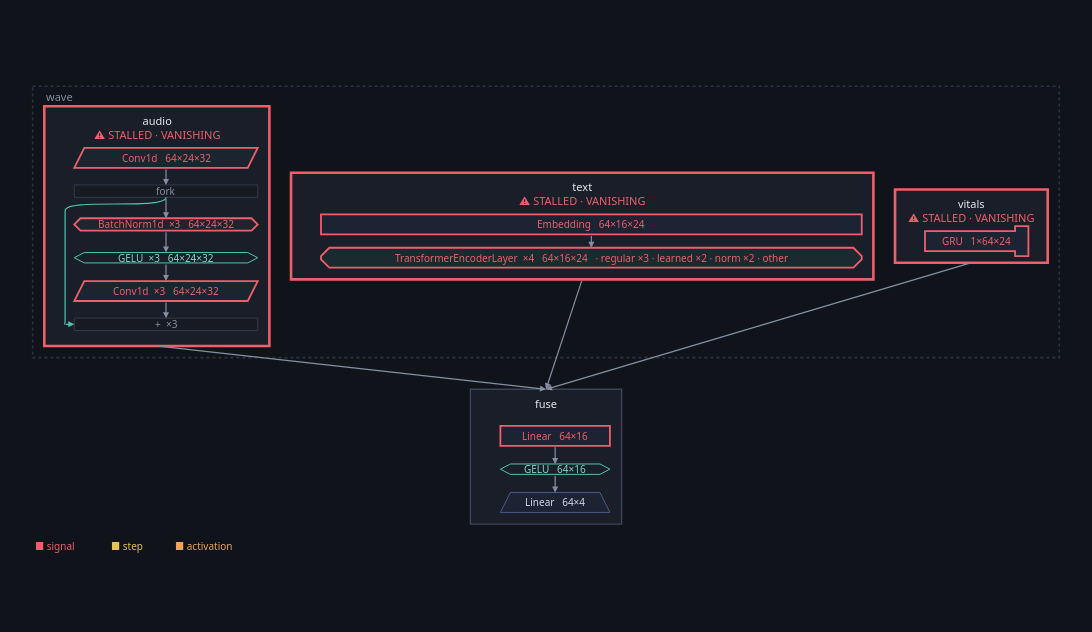

The cell this chart's notebook holds for it:
### Markdown cell above
Not one flag: a wreck, and in several places at once. **Where** is the
question a graph of four nodes actually raises, and the graph answers it:

### Code cell
overlaid(hot, store, run="2-problem", inside=architecture(hot, ONE))

### Figure 1 — Plotly figure (JSON) as saved in the notebook; plotly's stock layout.template omitted (floating-point values rounded to 4 significant figures)
{"data": [{"hoverinfo": "text", "hovertext": ["<b>audio</b><br>class: Audio<br>device: cpu<br><br><b>VANISHING</b><br><b>STALLED</b>", "<b>text</b><br>class: Text<br>device: cpu<br><br><b>VANISHING</b><br><b>STALLED</b>", "<b>vitals</b><br>class: Vitals<br>device: cpu<br><br><b>VANISHING</b><br><b>STALLED</b>", "<b>fuse</b><br>class: Fuse<br>device: cpu"], "marker": {"opacity": 0, "size": 1}, "mode": "markers", "showlegend": false, "type": "scatter", "x": [149.2, 660.2, 1128.0, 616.7], "y": [168.0, 168.0, 168.0, 445.0]}], "layout": {"annotations": [{"align": "left", "font": {"color": "#868ea3", "family": "system-ui, -apple-system, Segoe UI, Roboto, sans-serif", "size": 11}, "showarrow": false, "text": "wave", "x": 14.0, "xanchor": "left", "y": 12.0, "yanchor": "middle"}, {"align": "center", "font": {"color": "#e7e9ef", "family": "system-ui, -apple-system, Segoe UI, Roboto, sans-serif", "size": 11}, "showarrow": false, "text": "audio<br><span style='color:#ef5f6b'>⚠ STALLED · VANISHING</span>", "x": 149.2, "xanchor": "center", "y": 49.0, "yanchor": "middle"}, {"align": "center", "font": {"color": "#ef5f6b", "family": "system-ui, -apple-system, Segoe UI, Roboto, sans-serif", "size": 10}, "showarrow": false, "text": "Conv1d   64×24×32", "x": 160.2, "xanchor": "center", "y": 86.0, "yanchor": "middle"}, {"align": "center", "font": {"color": "#868ea3", "family": "system-ui, -apple-system, Segoe UI, Roboto, sans-serif", "size": 10}, "showarrow": false, "text": "fork", "x": 160.2, "xanchor": "center", "y": 126.0, "yanchor": "middle"}, {"align": "center", "font": {"color": "#ef5f6b", "family": "system-ui, -apple-system, Segoe UI, Roboto, sans-serif", "size": 10}, "showarrow": false, "text": "BatchNorm1d  ×3   64×24×32", "x": 160.2, "xanchor": "center", "y": 166.0, "yanchor": "middle"}, {"align": "center", "font": {"color": "#7fd8c9", "family": "system-ui, -apple-system, Segoe UI, Roboto, sans-serif", "size": 10}, "showarrow": false, "text": "GELU  ×3   64×24×32", "x": 160.2, "xanchor": "center", "y": 206.0, "yanchor": "middle"}, {"align": "center", "font": {"color": "#ef5f6b", "family": "system-ui, -apple-system, Segoe UI, Roboto, sans-serif", "size": 10}, "showarrow": false, "text": "Conv1d  ×3   64×24×32", "x": 160.2, "xanchor": "center", "y": 246.0, "yanchor": "middle"}, {"align": "center", "font": {"color": "#868ea3", "family": "system-ui, -apple-system, Segoe UI, Roboto, sans-serif", "size": 10}, "showarrow": false, "text": "+  ×3", "x": 160.2, "xanchor": "center", "y": 286.0, "yanchor": "middle"}, {"align": "center", "font": {"color": "#e7e9ef", "family": "system-ui, -apple-system, Segoe UI, Roboto, sans-serif", "size": 11}, "showarrow": false, "text": "text<br><span style='color:#ef5f6b'>⚠ STALLED · VANISHING</span>", "x": 660.2, "xanchor": "center", "y": 129.0, "yanchor": "middle"}, {"align": "center", "font": {"color": "#ef5f6b", "family": "system-ui, -apple-system, Segoe UI, Roboto, sans-serif", "size": 10}, "showarrow": false, "text": "Embedding   64×16×24", "x": 671.2, "xanchor": "center", "y": 166.0, "yanchor": "middle"}, {"align": "center", "font": {"color": "#ef5f6b", "family": "system-ui, -apple-system, Segoe UI, Roboto, sans-serif", "size": 10}, "showarrow": false, "text": "TransformerEncoderLayer  ×4   64×16×24   · regular ×3 · learned ×2 · norm ×2 · other", "x": 671.2, "xanchor": "center", "y": 206.0, "yanchor": "middle"}, {"align": "center", "font": {"color": "#e7e9ef", "family": "system-ui, -apple-system, Segoe UI, Roboto, sans-serif", "size": 11}, "showarrow": false, "text": "vitals<br><span style='color:#ef5f6b'>⚠ STALLED · VANISHING</span>", "x": 1128.0, "xanchor": "center", "y": 149.0, "yanchor": "middle"}, {"align": "center", "font": {"color": "#ef5f6b", "family": "system-ui, -apple-system, Segoe UI, Roboto, sans-serif", "size": 10}, "showarrow": false, "text": "GRU   1×64×24", "x": 1134.0, "xanchor": "center", "y": 186.0, "yanchor": "middle"}, {"align": "center", "font": {"color": "#e7e9ef", "family": "system-ui, -apple-system, Segoe UI, Roboto, sans-serif", "size": 11}, "showarrow": false, "text": "fuse", "x": 616.7, "xanchor": "center", "y": 381.5, "yanchor": "middle"}, {"align": "center", "font": {"color": "#ef5f6b", "family": "system-ui, -apple-system, Segoe UI, Roboto, sans-serif", "size": 10}, "showarrow": false, "text": "Linear   64×16", "x": 627.7, "xanchor": "center", "y": 420.0, "yanchor": "middle"}, {"align": "center", "font": {"color": "#7fd8c9", "family": "system-ui, -apple-system, Segoe UI, Roboto, sans-serif", "size": 10}, "showarrow": false, "text": "GELU   64×16", "x": 627.7, "xanchor": "center", "y": 460.0, "yanchor": "middle"}, {"align": "center", "font": {"color": "#cfd8ee", "family": "system-ui, -apple-system, Segoe UI, Roboto, sans-serif", "size": 10}, "showarrow": false, "text": "Linear   64×4", "x": 627.7, "xanchor": "center", "y": 500.0, "yanchor": "middle"}, {"arrowcolor": "#868ea3", "arrowhead": 2, "arrowsize": 1, "arrowwidth": 1.2, "ax": 160.2, "axref": "x", "ay": 133.4, "ayref": "y", "showarrow": true, "text": "", "x": 160.2, "xref": "x", "y": 158.6, "yref": "y"}, {"arrowcolor": "#868ea3", "arrowhead": 2, "arrowsize": 1, "arrowwidth": 1.2, "ax": 160.2, "axref": "x", "ay": 173.4, "ayref": "y", "showarrow": true, "text": "", "x": 160.2, "xref": "x", "y": 199.8, "yref": "y"}, {"arrowcolor": "#868ea3", "arrowhead": 2, "arrowsize": 1, "arrowwidth": 1.2, "ax": 160.2, "axref": "x", "ay": 212.2, "ayref": "y", "showarrow": true, "text": "", "x": 160.2, "xref": "x", "y": 234.0, "yref": "y"}, {"arrowcolor": "#4fc3b0", "arrowhead": 2, "arrowsize": 1, "arrowwidth": 1.2, "ax": 38.0, "axref": "x", "ay": 286.0, "ayref": "y", "showarrow": true, "text": "", "x": 50.0, "xref": "x", "y": 286.0, "yref": "y"}, {"arrowcolor": "#868ea3", "arrowhead": 2, "arrowsize": 1, "arrowwidth": 1.2, "ax": 160.2, "axref": "x", "ay": 258.0, "ayref": "y", "showarrow": true, "text": "", "x": 160.2, "xref": "x", "y": 278.6, "yref": "y"}, {"arrowcolor": "#868ea3", "arrowhead": 2, "arrowsize": 1, "arrowwidth": 1.2, "ax": 160.2, "axref": "x", "ay": 98.0, "ayref": "y", "showarrow": true, "text": "", "x": 160.2, "xref": "x", "y": 118.6, "yref": "y"}, {"arrowcolor": "#868ea3", "arrowhead": 2, "arrowsize": 1, "arrowwidth": 1.2, "ax": 671.2, "axref": "x", "ay": 178.0, "ayref": "y", "showarrow": true, "text": "", "x": 671.2, "xref": "x", "y": 194.0, "yref": "y"}, {"arrowcolor": "#868ea3", "arrowhead": 2, "arrowsize": 1, "arrowwidth": 1.2, "ax": 627.7, "axref": "x", "ay": 432.0, "ayref": "y", "showarrow": true, "text": "", "x": 627.7, "xref": "x", "y": 453.8, "yref": "y"}, {"arrowcolor": "#868ea3", "arrowhead": 2, "arrowsize": 1, "arrowwidth": 1.2, "ax": 627.7, "axref": "x", "ay": 466.2, "ayref": "y", "showarrow": true, "text": "", "x": 627.7, "xref": "x", "y": 488.0, "yref": "y"}, {"arrowcolor": "#868ea3", "arrowhead": 2, "arrowsize": 1, "arrowwidth": 1.2, "ax": 149.2, "axref": "x", "ay": 312.0, "ayref": "y", "showarrow": true, "text": "", "x": 616.7, "xref": "x", "y": 364.0, "yref": "y"}, {"arrowcolor": "#868ea3", "arrowhead": 2, "arrowsize": 1, "arrowwidth": 1.2, "ax": 660.2, "axref": "x", "ay": 232.0, "ayref": "y", "showarrow": true, "text": "", "x": 616.7, "xref": "x", "y": 364.0, "yref": "y"}, {"arrowcolor": "#868ea3", "arrowhead": 2, "arrowsize": 1, "arrowwidth": 1.2, "ax": 1128.0, "axref": "x", "ay": 212.0, "ayref": "y", "showarrow": true, "text": "", "x": 616.7, "xref": "x", "y": 364.0, "yref": "y"}, {"align": "left", "font": {"color": "#ef5f6b", "family": "system-ui, -apple-system, Segoe UI, Roboto, sans-serif", "size": 10}, "showarrow": false, "text": "■ signal", "x": 0.0, "xanchor": "left", "y": 552.0, "yanchor": "middle"}, {"align": "left", "font": {"color": "#e6c25a", "family": "system-ui, -apple-system, Segoe UI, Roboto, sans-serif", "size": 10}, "showarrow": false, "text": "■ step", "x": 92.0, "xanchor": "left", "y": 552.0, "yanchor": "middle"}, {"align": "left", "font": {"color": "#f0a35e", "family": "system-ui, -apple-system, Segoe UI, Roboto, sans-serif", "size": 10}, "showarrow": false, "text": "■ activation", "x": 169.2, "xanchor": "left", "y": 552.0, "yanchor": "middle"}], "font": {"color": "#e7e9ef", "family": "system-ui, -apple-system, Segoe UI, Roboto, sans-serif", "size": 12}, "height": 632.0, "hoverlabel": {"align": "left", "bgcolor": "#1a1e28", "bordercolor": "#2c3242", "font": {"color": "#e7e9ef", "family": "system-ui, -apple-system, Segoe UI, Roboto, sans-serif"}}, "legend": {"bgcolor": "rgba(0,0,0,0)", "font": {"color": "#868ea3"}, "orientation": "h", "x": 1, "xanchor": "right", "y": 1.02, "yanchor": "bottom"}, "margin": {"b": 16, "l": 16, "r": 16, "t": 16}, "paper_bgcolor": "#101319", "plot_bgcolor": "#101319", "shapes": [{"fillcolor": "rgba(0,0,0,0)", "layer": "below", "line": {"color": "#2c3242", "dash": "dot", "width": 1.6}, "type": "rect", "x0": 0.0, "x1": 1233.0, "y0": 0.0, "y1": 326.0}, {"fillcolor": "#1a1e28", "layer": "below", "line": {"color": "#ef5f6b", "width": 2.6}, "type": "rect", "x0": 14.0, "x1": 284.4, "y0": 24.0, "y1": 312.0}, {"fillcolor": "#1b2530", "layer": "below", "line": {"color": "#ef5f6b", "width": 1.8}, "path": "M 62.0,74.0 L 270.4,74.0 L 258.4,98.0 L 50.0,98.0 Z", "type": "path", "xref": "x", "yref": "y"}, {"fillcolor": "#171a22", "layer": "below", "line": {"color": "#333a4b", "width": 1.0}, "path": "M 50.0,118.56 L 270.4,118.56 L 270.4,133.44 L 50.0,133.44 Z", "type": "path", "xref": "x", "yref": "y"}, {"fillcolor": "#20242e", "layer": "below", "line": {"color": "#ef5f6b", "width": 1.8}, "path": "M 57.44,158.56 L 262.96,158.56 L 270.4,166.0 L 262.96,173.44 L 57.44,173.44 L 50.0,166.0 Z", "type": "path", "xref": "x", "yref": "y"}, {"fillcolor": "rgba(0,0,0,0)", "layer": "below", "line": {"color": "#4fc3b0", "width": 1.0}, "path": "M 50.0,206.0 L 62.0,199.76 L 258.4,199.76 L 270.4,206.0 L 258.4,212.23999999999998 L 62.0,212.23999999999998 Z", "type": "path", "xref": "x", "yref": "y"}, {"fillcolor": "#1b2530", "layer": "below", "line": {"color": "#ef5f6b", "width": 1.8}, "path": "M 62.0,234.0 L 270.4,234.0 L 258.4,258.0 L 50.0,258.0 Z", "type": "path", "xref": "x", "yref": "y"}, {"fillcolor": "#171a22", "layer": "below", "line": {"color": "#333a4b", "width": 1.0}, "path": "M 50.0,278.56 L 270.4,278.56 L 270.4,293.44 L 50.0,293.44 Z", "type": "path", "xref": "x", "yref": "y"}, {"fillcolor": "#1a1e28", "layer": "below", "line": {"color": "#ef5f6b", "width": 2.6}, "type": "rect", "x0": 310.4, "x1": 1010.0, "y0": 104.0, "y1": 232.0}, {"fillcolor": "#1c2333", "layer": "below", "line": {"color": "#ef5f6b", "width": 1.8}, "path": "M 346.4,154.0 L 996.0,154.0 L 996.0,178.0 L 346.4,178.0 Z", "type": "path", "xref": "x", "yref": "y"}, {"fillcolor": "#1b2a2f", "layer": "below", "line": {"color": "#ef5f6b", "width": 1.8}, "path": "M 356.4,194.0 L 986.0,194.0 L 996.0,204.0 L 996.0,208.0 L 986.0,218.0 L 356.4,218.0 L 346.4,208.0 L 346.4,204.0 Z", "type": "path", "xref": "x", "yref": "y"}, {"fillcolor": "#1a1e28", "layer": "below", "line": {"color": "#ef5f6b", "width": 2.6}, "type": "rect", "x0": 1036.0, "x1": 1219.0, "y0": 124.0, "y1": 212.0}, {"fillcolor": "#1c2333", "layer": "below", "line": {"color": "#ef5f6b", "width": 1.8}, "path": "M 1072.0,174.0 L 1180.2,174.0 L 1180.2,168.0 L 1196.2,168.0 L 1196.2,204.0 L 1180.2,204.0 L 1180.2,198.0 L 1072.0,198.0 Z", "type": "path", "xref": "x", "yref": "y"}, {"fillcolor": "#1a1e28", "layer": "below", "line": {"color": "#3d4459", "width": 1.4}, "type": "rect", "x0": 525.9, "x1": 707.5, "y0": 364.0, "y1": 526.0}, {"fillcolor": "#1c2333", "layer": "below", "line": {"color": "#ef5f6b", "width": 1.8}, "path": "M 561.9000000000001,408.0 L 693.5000000000001,408.0 L 693.5000000000001,432.0 L 561.9000000000001,432.0 Z", "type": "path", "xref": "x", "yref": "y"}, {"fillcolor": "rgba(0,0,0,0)", "layer": "below", "line": {"color": "#4fc3b0", "width": 1.0}, "path": "M 561.9000000000001,460.0 L 573.9000000000001,453.76 L 681.5000000000001,453.76 L 693.5000000000001,460.0 L 681.5000000000001,466.24 L 573.9000000000001,466.24 Z", "type": "path", "xref": "x", "yref": "y"}, {"fillcolor": "#1c2333", "layer": "below", "line": {"color": "#4a5a86", "width": 1.0}, "path": "M 573.9000000000001,488.0 L 681.5000000000001,488.0 L 693.5000000000001,512.0 L 561.9000000000001,512.0 Z", "type": "path", "xref": "x", "yref": "y"}, {"layer": "below", "line": {"color": "#4fc3b0", "width": 1.2}, "path": "M 160.2,133.44 C 160.2,149.44 39.0,133.44 39.0,149.44 L 39.0,270.0 C 39.0,286.0 39.0,286.0 38.0,286.0", "type": "path", "xref": "x", "yref": "y"}], "width": 1100, "xaxis": {"range": [-20, 1253.0], "visible": false}, "yaxis": {"range": [572.0, -20], "scaleanchor": "x", "visible": false}}}
